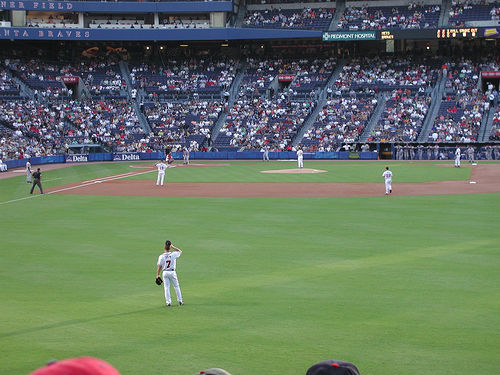
#> input picture Week_6/Step 5 Flickr/data/flickr30k-images/134206.jpg, 500 x 375 px; its folder holds 4 pictures in this run
$ python resize_images.py
#> lines starting #> are read from the running program, lines starting #| are printed output that depends on the picture
import os
from PIL import Image

def resize_images(input_folder, output_folder, target_size=(224, 224)):
    # Ensure the output folder exists
#> called with input_folder = '../data/flickr30k-images', output_folder = '../data/224by224', target_size = (224, 224)
    os.makedirs(output_folder, exist_ok=True)

    count = 0
    # Loop over all files in the input folder
    for filename in os.listdir(input_folder):
        # Build the full path to the input image
        input_path = os.path.join(input_folder, filename)

        if os.path.isfile(input_path) and filename.lower().endswith(('.png', '.jpg', '.jpeg', '.bmp', '.gif')):
            with Image.open(input_path) as img:
                # Resize the image using Image.Resampling.LANCZOS
#> img is the input picture: PIL image 500x375 RGB; mean R, G, B 101.4, 118.1, 97.2
                resized_img = img.resize(target_size, Image.Resampling.LANCZOS)
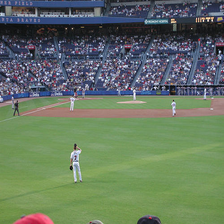
#> resized_img: PIL image 224x224 RGB; mean R, G, B 101.4, 118.1, 97.2

                # Build the full path to save the output image
                output_path = os.path.join(output_folder, filename)

                # Save the resized image
                resized_img.save(output_path)
                count += 1
                if count % 1000 == 0:
                    print(f"Processed {count} images.")
#> pass 2 of the loop in resize_images, `for filename in os.listdir(input_folder):`:
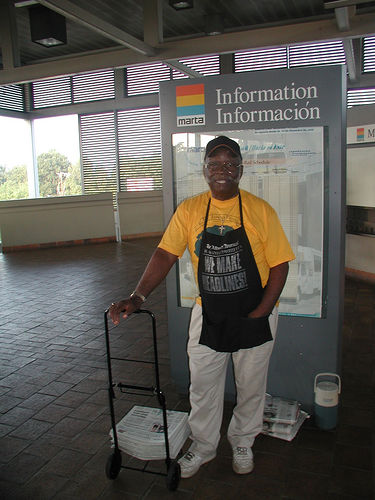
#> input picture Week_6/Step 5 Flickr/data/flickr30k-images/148284.jpg, 375 x 500 px
#> in resize_images, img is the input picture: PIL image 375x500 RGB; mean R, G, B 92.6, 89.4, 83.4
#> in resize_images, `resized_img = img.resize(target_size, Image.Resampling.LANCZOS)`:
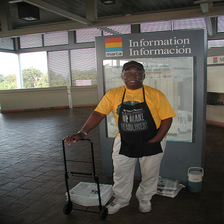
#> resized_img: PIL image 224x224 RGB; mean R, G, B 92.5, 89.4, 83.4
#> pass 3 of the loop in resize_images, `for filename in os.listdir(input_folder):`:
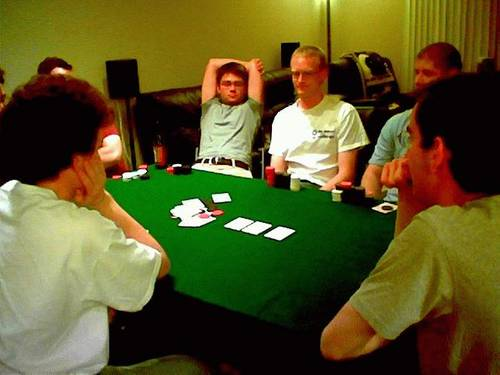
#> input picture Week_6/Step 5 Flickr/data/flickr30k-images/36979.jpg, 500 x 375 px
#> in resize_images, img is the input picture: PIL image 500x375 RGB; mean R, G, B 90.6, 85.2, 36.8
#> in resize_images, `resized_img = img.resize(target_size, Image.Resampling.LANCZOS)`:
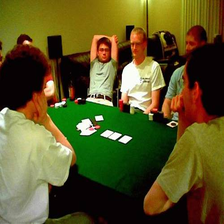
#> resized_img: PIL image 224x224 RGB; mean R, G, B 90.6, 85.2, 36.9
#> the loop made 4 passes; the first 3 are shown

# Example usage
input_folder = '../data/flickr30k-images'
output_folder = '../data/224by224'
resize_images(input_folder, output_folder)
